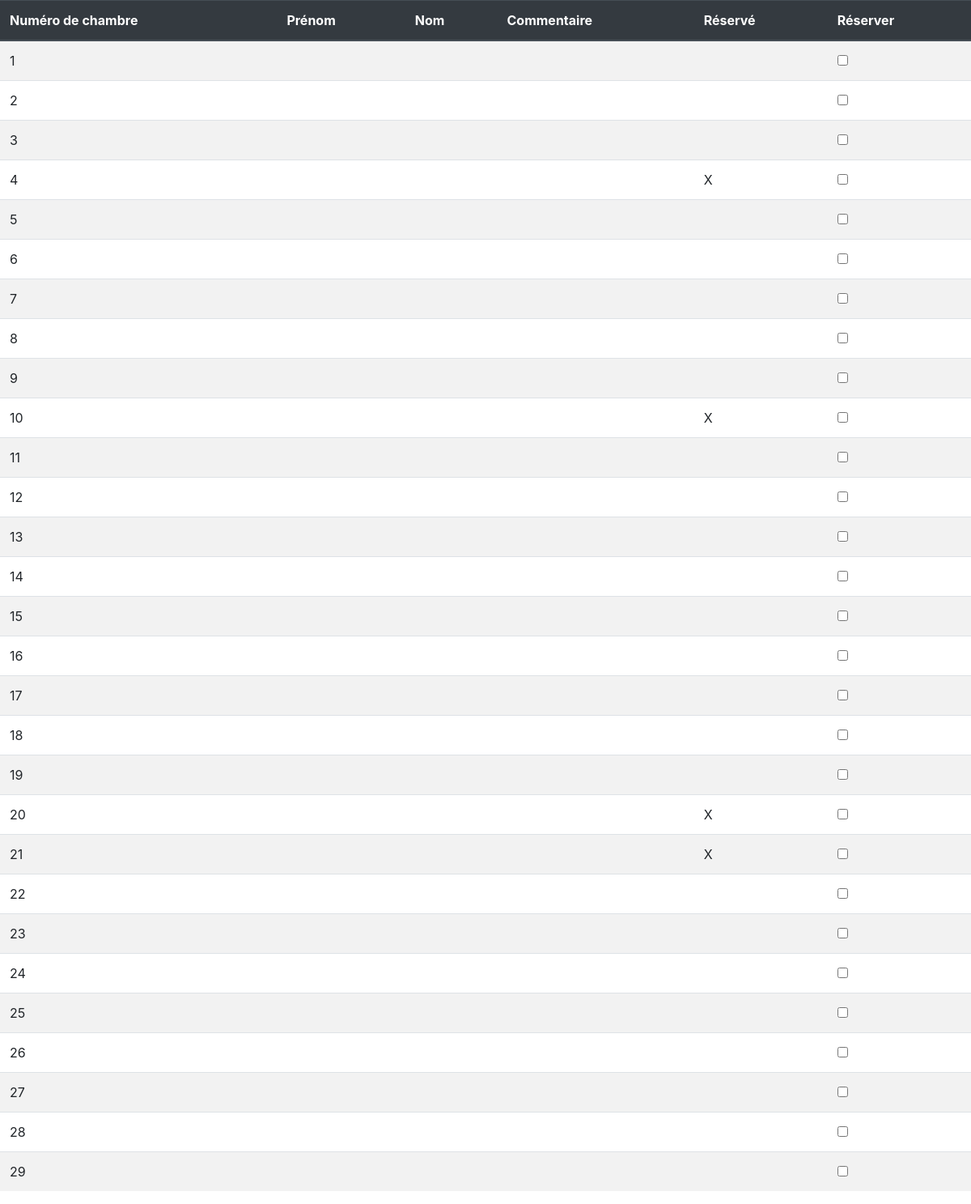
The page / on the database its author committed.
### tables this page shows
CREATE TABLE "Chambers" (
	"Numéro de chambre"	INTEGER PRIMARY KEY AUTOINCREMENT,
	"Prénom"	TEXT,
	"Nom"	TEXT,
	"Commentaire"	TEXT,
	"Réservé"	TEXT
);

### BddConnection.php (called while the page is built)
<?php
class BddConnection
{
    private $pdo;
    public function connect(): PDO
    {
        if ($this->pdo == null) {
            $this->pdo = new PDO("sqlite:db.sqlite");
        }
        return $this->pdo;
    }
    public function getData() {
        $statement = $this->pdo->query("SELECT * FROM Chambers");
        return $statement->fetchAll(PDO::FETCH_ASSOC);
    }
}

### index.php (the view, shortened to what this page needs)
<?php
require_once 'BddConnection.php';
$bdd = new BddConnection();
$bdd->connect();
$data = $bdd->getData();
$first = $data[0];
?>
<!doctype html>
<html lang="en">
<head>
    <link rel="stylesheet" href="https://stackpath.bootstrapcdn.com/bootstrap/4.4.1/css/bootstrap.min.css"
>
</head>
<body>
<table class="table table-striped">
    <thead class="thead-dark">
    <tr>
        <?php foreach ($first as $key => $value): ?>
            <th><?= $key ?></th>
        <?php endforeach; ?>
        <th>Réserver</th>
    </tr>
    </thead>
    <tbody>
    <?php
    foreach ($bdd->getData() as $data): ?>
        <tr>
            <?php foreach ($data as $key => $value): ?>
                <td><?= $value ?></td>
            <?php endforeach; ?>
            <td><input type="checkbox"></td>
        </tr>
    <?php endforeach; ?>
    </tbody>
</table>
</body>
</html>

### rows shown on the page
chambers: Numéro de chambre "1"
chambers: Numéro de chambre "2"
chambers: Numéro de chambre "3"
chambers: Numéro de chambre "4", Réservé "X"
chambers: Numéro de chambre "5"
chambers: Numéro de chambre "6"
chambers: Numéro de chambre "7"
chambers: Numéro de chambre "8"
chambers: Numéro de chambre "9"
chambers: Numéro de chambre "10", Réservé "X"
chambers: Numéro de chambre "11"
chambers: Numéro de chambre "12"
chambers: Numéro de chambre "13"
chambers: Numéro de chambre "14"
chambers: Numéro de chambre "15"
chambers: Numéro de chambre "16"
chambers: Numéro de chambre "17"
chambers: Numéro de chambre "18"
chambers: Numéro de chambre "19"
chambers: Numéro de chambre "20", Réservé "X"
chambers: Numéro de chambre "21", Réservé "X"
chambers: Numéro de chambre "22"
chambers: Numéro de chambre "23"
chambers: Numéro de chambre "24"
chambers: Numéro de chambre "25"
chambers: Numéro de chambre "26"
chambers: Numéro de chambre "27"
chambers: Numéro de chambre "28"
chambers: Numéro de chambre "29"

### other values the page prints
$key "Numéro de chambre"
$key "Prénom"
$key "Nom"
$key "Commentaire"
$key "Réservé"
